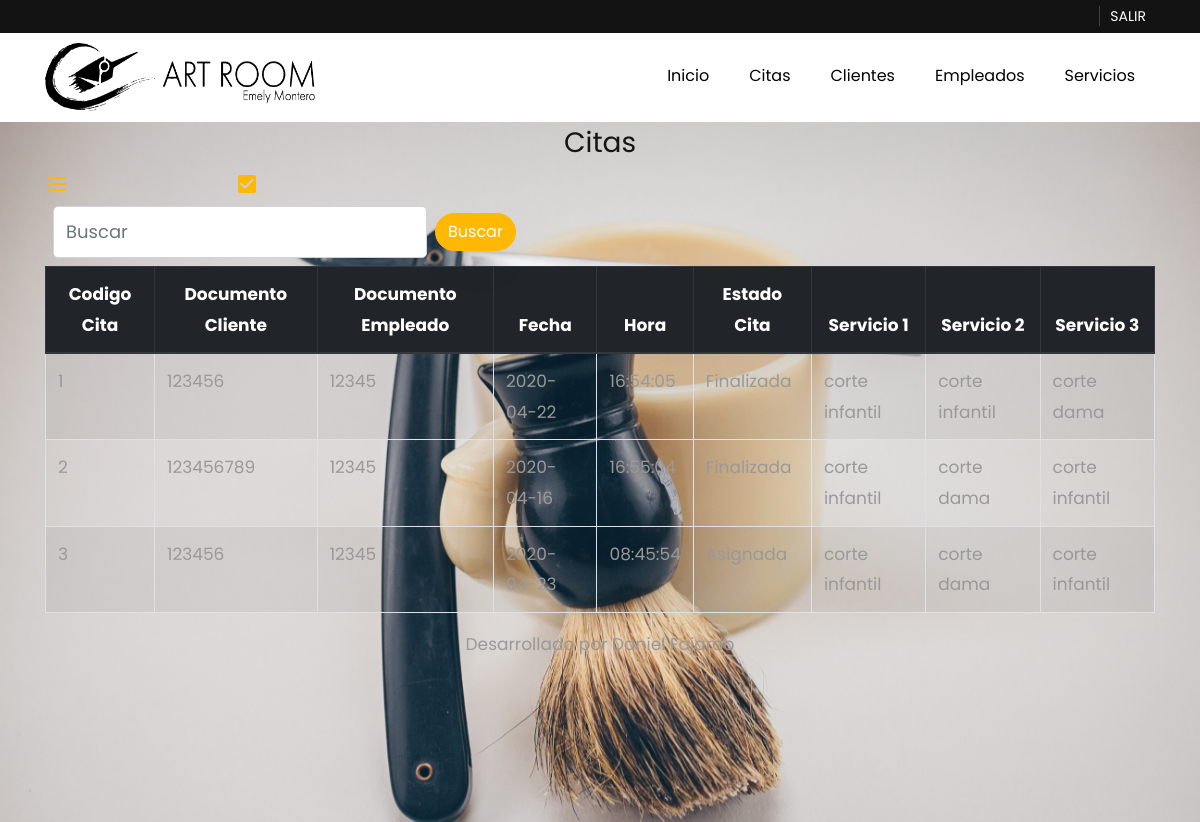
The app's page /mediplus/crudCita/index.php?page=usersgeneral with its own data.
### tables this page shows
CREATE TABLE `cita` (
  `codigoCita` int(11) NOT NULL,
  `documentoCli` int(11) NOT NULL,
  `documentoEmp` int(11) NOT NULL,
  `fecha` date NOT NULL,
  `hora` time NOT NULL,
  `estadoCita` varchar(50) NOT NULL,
  `nombreServicio` varchar(50) NOT NULL,
  `Servicio2` varchar(50) NOT NULL,
  `Servicio3` varchar(50) NOT NULL
);

### mediplus/crudCita/index.php (called while the page is built, shortened)
<?php
	include 'views/header.php';
	$page=isset($_GET['page'])?$_GET['page']:'users';
	include 'views/users/'.$page.'.php';
	include 'views/footer.php';

### mediplus/crudCita/config/conexion.php (called while the page is built, shortened)
<?php
	class Conexion{
		private $host;
		private $user;
		private $password;
		private $dataBase;
		public function __construct(){
			$this->host     ="localhost";
			$this->user     ="root";
			$this->password ="";
			$this->dataBase ="artr";
		}
		public function conectarse(){
			$enlace = mysqli_connect($this->host, $this->user, $this->password, $this->dataBase);
			return($enlace);
		}
	}

### mediplus/crudCita/models/users.php (called while the page is built, shortened)
<?php
	include dirname(dirname(__FILE__))."/config/conexion.php";
	class Cita
	{
		private $link;
		function __construct()
		{
			$this->conn   = new Conexion();
			$this->link   = $this->conn->conectarse();
		}
		public function getCita()
		{
			$query  ="SELECT * FROM cita WHERE documentoEmp != 1";
			$result =mysqli_query($this->link,$query);
			$data   =array();
			while ($data[]=mysqli_fetch_assoc($result));
			array_pop($data);
			return $data;
		}
	}

### mediplus/crudCita/views/users/usersgeneral.php (the view, shortened to what this page needs)
<div class="row">
	<div class="col text-center">
		<h3>Citas</h3>
	</div>
</div>
<?php
	include './models/users.php';
	$cita  = new Cita();
	if(isset($search)){
		$citas = $cita->getCitaBySearch($dataSearch);
	}else{
		$dataSearch=NULL;
		$citas =$cita->getCita();
	}
	include 'toolbar.php';
?>
<div class="row">
	<div class="col">
		<form action="./index.php" method="post" accept-charset="utf-8" class="form-inline">
			<div  style="text-align: right" class="form-group mx-sm-2 mb-2">
    			<input  type="text" class="form-control" name="dataSearch" autofocus required placeholder="Buscar " value="<?php echo $dataSearch;  ?>">
  			</div>
  			<button type="submit" name="btnSearch" class="btn btn-primary mb-2">Buscar</button>
		</form>
	</div>
</div>
<div class="table-responsive">
		<table class="table table-striped table-bordered table-hover">
			<thead class="thead-dark">
				<th class="text-center">Codigo Cita</th>
				<th class="text-center">Documento Cliente</th>
				<th class="text-center">Documento Empleado</th>
				<th class="text-center">Fecha</th>
				<th class="text-center">Hora</th>
				<th class="text-center">Estado Cita</th>
				<th class="text-center">Servicio 1</th>
				<th class="text-center">Servicio 2</th>
				<th class="text-center">Servicio 3</th>
			</thead>
			<tbody>
				<?php
					if(count($citas)>0){
						foreach ($citas as $column =>$value) {
				?>
							<tr codigoCita="row<?php echo $value['codigoCita']; ?>">
								<td><?php echo $value['codigoCita']; ?></td>
								<td><?php echo $value['documentoCli']; ?></td>
								<td ><?php echo $value['documentoEmp']; ?></td>
								<td><?php echo $value['fecha']; ?></td>
								<td><?php echo $value['hora']; ?></td>
								<td><?php echo $value['estadoCita']; ?></td>
								<td><?php echo $value['nombreServicio']; ?></td>
								<td><?php echo $value['Servicio2']; ?></td>
								<td><?php echo $value['Servicio3']; ?></td>
							</tr>
									<?php
						}
					}
				?>
			</tbody>
		</table>
	</div>

### records on screen
cita: codigoCita "1", documentoCli "123456", documentoEmp "12345", fecha "2020-04-22", hora "16:54:05", estadoCita "Finalizada", nombreServicio "corte infantil", Servicio2 "corte infantil", Servicio3 "corte dama"
cita: codigoCita "2", documentoCli "123456789", documentoEmp "12345", fecha "2020-04-16", hora "16:55:04", estadoCita "Finalizada", nombreServicio "corte infantil", Servicio2 "corte dama", Servicio3 "corte infantil"
cita: codigoCita "3", documentoCli "123456", documentoEmp "12345", fecha "2020-04-23", hora "08:45:54", estadoCita "Asignada", nombreServicio "corte infantil", Servicio2 "corte dama", Servicio3 "corte infantil"
